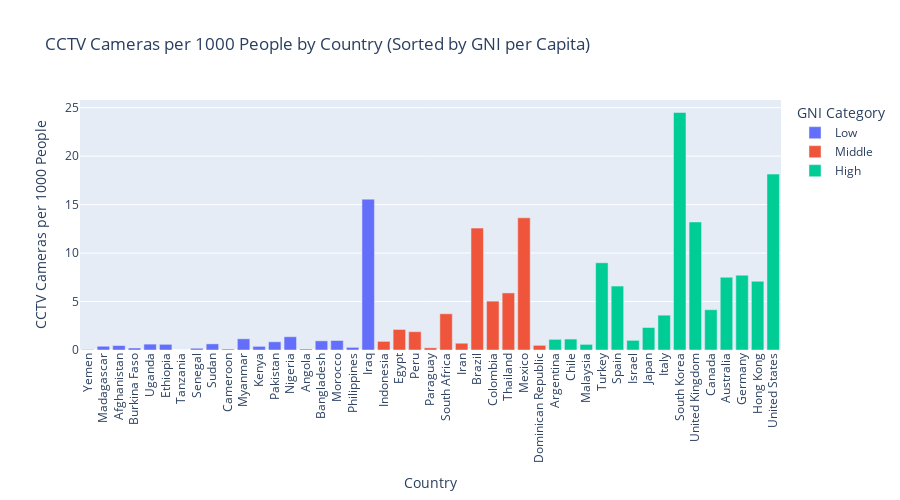

Notebook source saved alongside this figure:
### Markdown cell above
## Relation Between Number of CCTV Cameras and Gross National Income

The bar graph below highlights the relationship between the density of CCTV cameras and Gross National Income (GNI) per capita in various countries. Wealthier nations tend to have more CCTV cameras per 1,000 people, reflecting their greater economic resources for public safety and security. This investment in advanced surveillance systems is a crucial part of these countries' crime prevention strategies. Higher GNI correlates with increased funding for technology, both as a security tool and a symbol of technological advancement and status (Norris, 2005; Lyon, 2003).

### Code cell
# Load the data (replace with the actual file paths)
df_cctv = pd.read_csv('datasets/cctv.csv')
df_hdi = pd.read_csv('datasets/Human Development Index.csv')

# Select relevant columns and rename for clarity
df_hdi = df_hdi[['Country', 'Gross National Income Per Capita (2021)']]
df_cctv = df_cctv[['Country', '# of CCTV Cameras', '# of People (2023)']]

# Clean the data: handle missing values
df_hdi.dropna(subset=['Gross National Income Per Capita (2021)'], inplace=True)
df_cctv.dropna(subset=['# of CCTV Cameras', '# of People (2023)'], inplace=True)

# Convert '# of CCTV Cameras' and '# of People (2023)' columns to integers (remove commas)
df_cctv['# of CCTV Cameras'] = df_cctv['# of CCTV Cameras'].str.replace(',', '').astype(int)
df_cctv['# of People (2023)'] = df_cctv['# of People (2023)'].str.replace(',', '').astype(int)

# Calculate the number of CCTV cameras per 1000 people
df_cctv['CCTV Cameras per 1000 People'] = df_cctv['# of CCTV Cameras'] / df_cctv['# of People (2023)'] * 1000

# Group by country and calculate the total number of cameras and the number of CCTV cameras per 1000 people
total_cameras_per_land = df_cctv.groupby('Country', as_index=False).agg({
    '# of CCTV Cameras': 'sum',
    'CCTV Cameras per 1000 People': 'sum'
})

# Merge the DataFrames on 'Country'
merged_df = pd.merge(total_cameras_per_land, df_hdi, on='Country')

# Exclude specific countries because of outliers or no information
excluded_countries = ['China', 'India', 'Saudi Arabia']
merged_df = merged_df[~merged_df['Country'].isin(excluded_countries)]

# Categorize GNI per Capita into low, middle, high
gni_bins = [0, 10000, 20000, float('inf')]
gni_labels = ['Low', 'Middle', 'High']
merged_df['GNI Category'] = pd.cut(merged_df['Gross National Income Per Capita (2021)'], bins=gni_bins, labels=gni_labels)

# Sort the merged data by GNI per Capita
merged_df_sorted = merged_df.sort_values(by='Gross National Income Per Capita (2021)')

# Create the interactive bar chart
fig = px.bar(
    merged_df_sorted,
    x='Country',
    y='CCTV Cameras per 1000 People',
    color='GNI Category',
    hover_data=['# of CCTV Cameras', 'Gross National Income Per Capita (2021)'],
    labels={'CCTV Cameras per 1000 People': 'CCTV Cameras per 1000 People', 'Gross National Income Per Capita (2021)': 'GNI per Capita'},
    title='CCTV Cameras per 1000 People by Country (Sorted by GNI per Capita)'
)

# Update the layout to improve readability
fig.update_layout(
    xaxis_title='Country',
    yaxis_title='CCTV Cameras per 1000 People',
    xaxis_tickangle=-90,
    yaxis=dict(tickmode='linear', tick0=0, dtick=5),
    hovermode='closest',
    height = 500
)

# Show the plot
fig.show()

### Figure 1 — Plotly figure (JSON) as saved in the notebook; plotly's stock layout.template omitted (floating-point values rounded to 4 significant figures)
{"data": [{"alignmentgroup": "True", "customdata": [[150.0, 1314.0], [1500.0, 1484.0], [2108.0, 1824.0], [660.0, 2118.0], [2333.0, 2181.0], [3200.0, 2361.0], [20.0, 2664.0], [617.0, 3344.0], [4010.0, 3575.0], [400.0, 3621.0], [6475.0, 3851.0], [2000.0, 4474.0], [11600.0, 4624.0], [7800.0, 4790.0], [955.0, 5466.0], [17660.0, 5472.0], [3810.0, 7303.0], [4005.0, 8920.0], [120000.0, 9977.0]], "hovertemplate": "GNI Category=Low<br>Country=%{x}<br>CCTV Cameras per 1000 People=%{y}<br># of CCTV Cameras=%{customdata[0]}<br>GNI per Capita=%{customdata[1]}<extra></extra>", "legendgroup": "Low", "marker": {"color": "#636efa", "pattern": {"shape": ""}}, "name": "Low", "offsetgroup": "Low", "orientation": "v", "showlegend": true, "textposition": "auto", "type": "bar", "x": ["Yemen", "Madagascar", "Afghanistan", "Burkina Faso", "Uganda", "Ethiopia", "Tanzania", "Senegal", "Sudan", "Cameroon", "Myanmar", "Kenya", "Pakistan", "Nigeria", "Angola", "Bangladesh", "Morocco", "Philippines", "Iraq"], "xaxis": "x", "y": [0.04556, 0.3874, 0.4594, 0.206, 0.6066, 0.586, 0.002572, 0.1799, 0.6321, 0.09844, 1.154, 0.3756, 0.8461, 1.369, 0.1028, 0.9448, 0.9787, 0.2731, 15.56], "yaxis": "y"}, {"alignmentgroup": "True", "customdata": [[9466.0, 11470.0], [46680.0, 11730.0], [21160.0, 12250.0], [794.0, 12350.0], [19740.0, 12950.0], [5584.0, 13000.0], [92630.0, 14370.0], [49180.0, 14380.0], [65170.0, 17030.0], [124700.0, 17900.0], [1692.0, 17990.0]], "hovertemplate": "GNI Category=Middle<br>Country=%{x}<br>CCTV Cameras per 1000 People=%{y}<br># of CCTV Cameras=%{customdata[0]}<br>GNI per Capita=%{customdata[1]}<extra></extra>", "legendgroup": "Middle", "marker": {"color": "#EF553B", "pattern": {"shape": ""}}, "name": "Middle", "offsetgroup": "Middle", "orientation": "v", "showlegend": true, "textposition": "auto", "type": "bar", "x": ["Indonesia", "Egypt", "Peru", "Paraguay", "South Africa", "Iran", "Brazil", "Colombia", "Thailand", "Mexico", "Dominican Republic"], "xaxis": "x", "y": [0.8901, 2.121, 1.889, 0.2262, 3.738, 0.6997, 12.57, 5.04, 5.887, 13.64, 0.4802], "yaxis": "y"}, {"alignmentgroup": "True", "customdata": [[17000.0, 20930.0], [7794.0, 24560.0], [5000.0, 26660.0], [120500.0, 31030.0], [41980.0, 38350.0], [4401.0, 41520.0], [58800.0, 42270.0], [15500.0, 42840.0], [179300.0, 44500.0], [127400.0, 45220.0], [24360.0, 46810.0], [38740.0, 49240.0], [27590.0, 54530.0], [54520.0, 62610.0], [111200.0, 64770.0]], "hovertemplate": "GNI Category=High<br>Country=%{x}<br>CCTV Cameras per 1000 People=%{y}<br># of CCTV Cameras=%{customdata[0]}<br>GNI per Capita=%{customdata[1]}<extra></extra>", "legendgroup": "High", "marker": {"color": "#00cc96", "pattern": {"shape": ""}}, "name": "High", "offsetgroup": "High", "orientation": "v", "showlegend": true, "textposition": "auto", "type": "bar", "x": ["Argentina", "Chile", "Malaysia", "Turkey", "Spain", "Israel", "Japan", "Italy", "South Korea", "United Kingdom", "Canada", "Australia", "Germany", "Hong Kong", "United States"], "xaxis": "x", "y": [1.097, 1.129, 0.5799, 9.002, 6.597, 0.9955, 2.32, 3.592, 24.5, 13.21, 4.156, 7.509, 7.719, 7.094, 18.15], "yaxis": "y"}], "layout": {"barmode": "relative", "height": 500, "hovermode": "closest", "legend": {"title": {"text": "GNI Category"}, "tracegroupgap": 0}, "title": {"text": "CCTV Cameras per 1000 People by Country (Sorted by GNI per Capita)"}, "xaxis": {"anchor": "y", "domain": [0.0, 1.0], "tickangle": -90, "title": {"text": "Country"}}, "yaxis": {"anchor": "x", "domain": [0.0, 1.0], "dtick": 5, "tick0": 0, "tickmode": "linear", "title": {"text": "CCTV Cameras per 1000 People"}}}}
